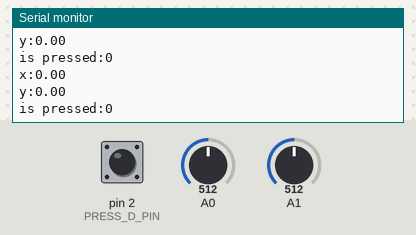
Bench run of a sketch on a simulated Arduino Mega 2560, built with avr-gcc and run on an emulated ATmega2560. On the bench: the last lines printed to the serial monitor. The test bench sets the inputs (shaded band); at power-on: A0 = 512, A1 = 512, pin 2 (PRESS_D_PIN) HIGH.

Above: at 1.8 s.
1.9 s: A0 set to 716
At 2.8 s:
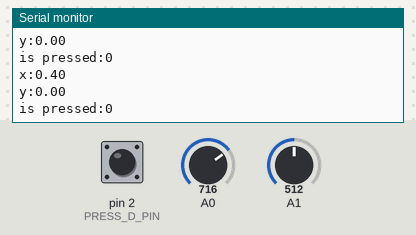
3.4 s: A1 set to 716
At 4.7 s:
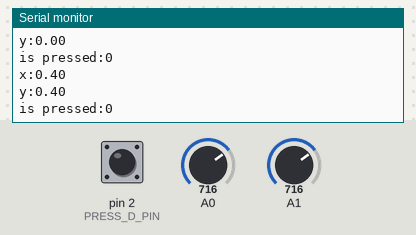
4.9 s: pin 2 (PRESS_D_PIN) pulled LOW for 1.2 s
At 5.8 s:
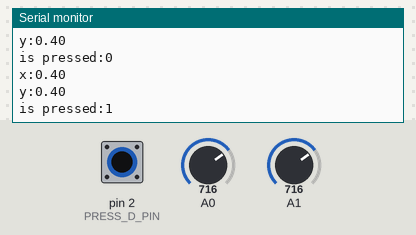
7.6 s: A0 set to 900
At 8.8 s:
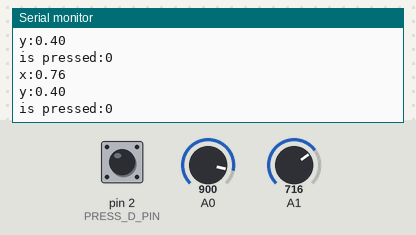
9.1 s: A1 set to 900
At 10.8 s:
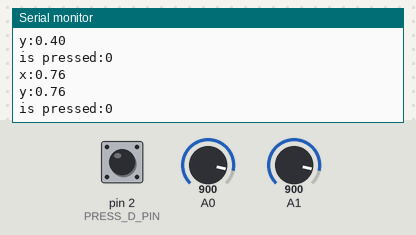
Timing chart, 0 to 11.6 s (numbered marks = the images above; inputs shaded):
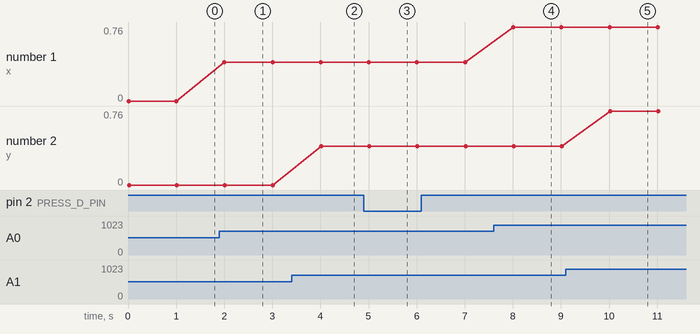

Measured:
- after the input at 1.9 s, the serial monitor: prints a new line after 0.10 s (image 1)
- after the input at 3.4 s, the serial monitor: prints a new line after 0.61 s (image 2)
- after the input at 4.9 s, the serial monitor: prints a new line after 0.12 s (image 3)
- after the input at 7.6 s, the serial monitor: prints a new line after 0.41 s (image 4)
- after the input at 9.1 s, the serial monitor: prints a new line after 0.92 s (image 5)
- plotted number 1: 0 → 0.4 after the input at 1.9 s, 0.4 → 0.76 after the input at 7.6 s

The sketch:

joystick-main.ino
```cpp
#include <Arduino.h>
#include "Joystick.h"

const int X_AXIS_A_PIN = 0;
const int Y_AXIS_A_PIN = 1;
const int PRESS_D_PIN = 2;

void setup() {
    Serial.begin(9600);
    while (! Serial); // Wait until Serial is ready
    Serial.println("Serial is ready.");
}

void loop() {
    auto *joystick = new Joystick(PRESS_D_PIN, X_AXIS_A_PIN, Y_AXIS_A_PIN);

    while (true) {
        Serial.print("x:");
        Serial.println(joystick->GetXAxis());
        Serial.print("y:");
        Serial.println(joystick->GetYAxis());
        Serial.print("is pressed:");
        Serial.println(joystick->IsPressed());
        delay(1000);
    }
}
```
